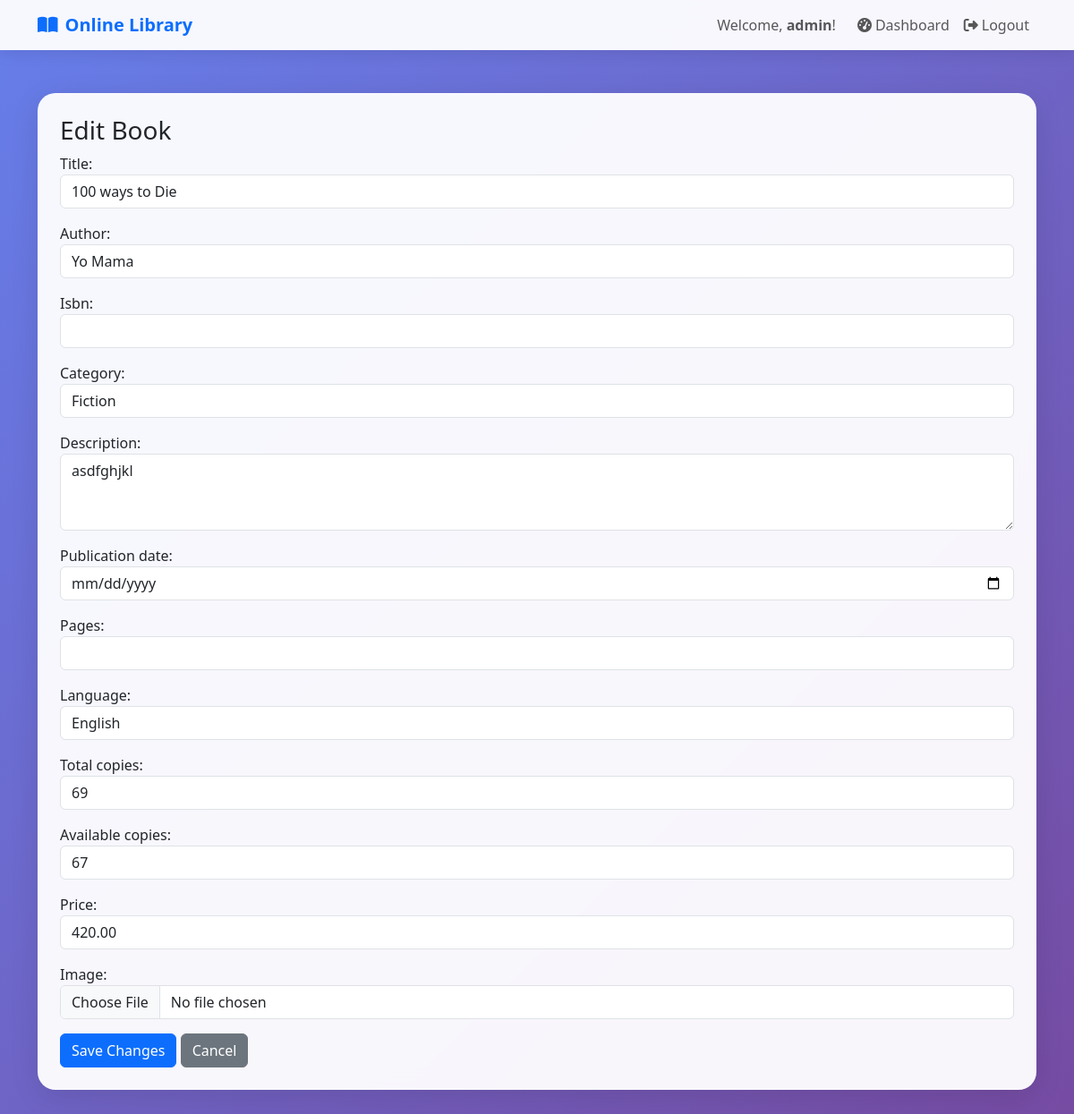
Page /dashboard/books/edit/15/ (signed in) on the committed database.
### catalog/models.py (models this page shows, shortened)
class CustomUser(AbstractUser):
    ROLE_CHOICES = (
        ('admin', 'Admin'),
        ('user', 'User'),
    )
    role = models.CharField(max_length=10, choices=ROLE_CHOICES, default='user')

class Book(models.Model):
    CATEGORY_CHOICES = [
        ('Science', 'Science'),
        ('Fiction', 'Fiction'),
        ('Mathematics', 'Mathematics'),
        ('History', 'History'),
        ('DataScience','DataScience'),
    ]
    LANGUAGE_CHOICES = [
        ('English', 'English'),
        ('Spanish', 'Spanish'),
        ('French', 'French'),
        ('German', 'German'),
        ('Other', 'Other'),
    ]
    title = models.CharField(max_length=255)
    author = models.CharField(max_length=255)
    isbn = models.CharField(max_length=50, blank=True)
    category = models.CharField(max_length=50, choices=CATEGORY_CHOICES)
    description = models.TextField(blank=True, null=True)
    publication_date = models.DateField(null=True, blank=True)
    pages = models.IntegerField(null=True, blank=True)
    language = models.CharField(max_length=50, choices=LANGUAGE_CHOICES, default='English')
    price = models.DecimalField(max_digits=8, decimal_places=2, default=0)
    total_copies = models.IntegerField(default=1)
    available_copies = models.IntegerField(default=1)
    image = models.ImageField(upload_to='book_covers/', null=True, blank=True)
    created_at = models.DateTimeField(auto_now_add=True)
    updated_at = models.DateTimeField(auto_now=True)

### catalog/views.py (the view)
# urls.py: path("dashboard/books/edit/<int:book_id>/", views.edit_book, name="edit_book"),
@login_required
def edit_book(request, book_id):
    if not request.user.is_superuser and not (hasattr(request.user, 'role') and request.user.role == 'admin'):
        messages.error(request, "You don't have permission to edit books.")
        return redirect('dashboard')
    book = get_object_or_404(Book, id=book_id)
    if request.method == 'POST':
        form = BookForm(request.POST, instance=book)
        if form.is_valid():
            form.save()
            messages.success(request, f"Book '{book.title}' has been updated successfully.")
            return redirect('book_management')
    else:
        form = BookForm(instance=book)
    return render(request, 'catalog/edit_book.html', {'form': form, 'book': book})

### templates/catalog/edit_book.html (shortened to what this page needs)
{% extends "catalog/base.html" %}
{% block content %}
<div class="container py-5">
    <div class="glass-card p-4">
        <h3>Edit Book</h3>
        <form method="post" enctype="multipart/form-data">
            {{ form.as_p }}
            <button type="submit" class="btn btn-primary">Save Changes</button>
            <a href="javascript:history.back()" class="btn btn-secondary">Cancel</a>
        </form>
    </div>
</div>
{% endblock %}

### templates/catalog/base.html (shortened to what this page needs)
{% load static %}
<!DOCTYPE html>
<html lang="en">
<head>
    <link href="https://cdn.jsdelivr.net/npm/bootstrap@5.3.2/dist/css/bootstrap.min.css" rel="stylesheet">
    <link href="https://cdnjs.cloudflare.com/ajax/libs/font-awesome/6.4.0/css/all.min.css" rel="stylesheet">
</head>
<body>
    <nav class="navbar navbar-expand-lg navbar-light nav-glass">
        <div class="container">
            <a class="navbar-brand fw-bold text-primary" href="{% url 'home' %}">
                <i class="fas fa-book-open me-2"></i>Online Library
            </a>
            <div class="navbar-nav ms-auto">
                {% if user.is_authenticated %}
                    <span class="navbar-text me-3">Welcome, <strong>{{ user.username }}</strong>!</span>
                    <a class="nav-link" href="{% url 'dashboard' %}"><i class="fas fa-tachometer-alt me-1"></i>Dashboard</a>
                <form method="post" action="{% url 'logout' %}" class="d-inline">
                    <button type="submit" class="nav-link btn btn-link" style="border: none; background: none; cursor: pointer;">
                        <i class="fas fa-sign-out-alt me-1"></i>Logout
                    </button>
                </form>
                {% else %}
                    <a class="nav-link" href="{% url 'login' %}"><i class="fas fa-sign-in-alt me-1"></i>Login</a>
                    <a class="nav-link" href="{% url 'register' %}"><i class="fas fa-user-plus me-1"></i>Register</a>
                {% endif %}
            </div>
        </div>
    </nav>
    {% block content %}{% endblock %}
</body>
</html>

### templates/catalog/base.html (style rules this page uses)
:root { --primary: #2c3e50; --secondary: #3498db; --success: #27ae60; --warning: #f39c12; --danger: #e74c3c; --light: #ecf0f1; --dark: #2c3e50; }
body { font-family: 'Segoe UI', Tahoma, Geneva, Verdana, sans-serif; background: linear-gradient(135deg, #667eea 0%, #764ba2 100%); min-height: 100vh; }
.glass-card { background: rgba(255, 255, 255, 0.95); backdrop-filter: blur(10px); border-radius: 20px; border: 1px solid rgba(255, 255, 255, 0.2); box-shadow: 0 8px 32px rgba(0, 0, 0, 0.1); }
.nav-glass { background: rgba(255, 255, 255, 0.95) !important; backdrop-filter: blur(10px); box-shadow: 0 2px 20px rgba(0, 0, 0, 0.1); }

### rows in the picture
CustomUser: username "admin"
Book: title "100 ways to Die", author "Yo Mama", category "Fiction", description "asdfghjkl", language "English", total_copies "69", available_copies "67", price "420.00"
